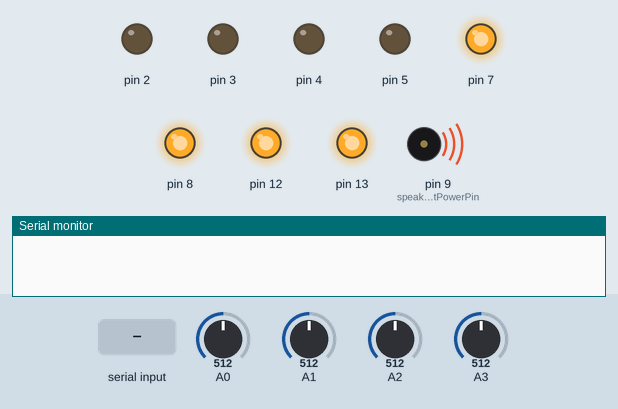
Simulated run of this sketch. Board: Arduino Mega 2560, built with avr-gcc and run on an emulated ATmega2560. On the bench: output pins drawn as LEDs (lit = HIGH), buzzer (waves = sounding, pin HIGH), the last lines printed to the serial monitor. Dashed ring = blinking. The test bench sets the inputs (shaded band); at power-on: A0 = 512, A1 = 512, A2 = 512, A3 = 512. Pins used as bus, display or sensor lines are not drawn.

Above: at 8.7 s.
8.8 s: "vu on" received over Serial
At 10.35 s:
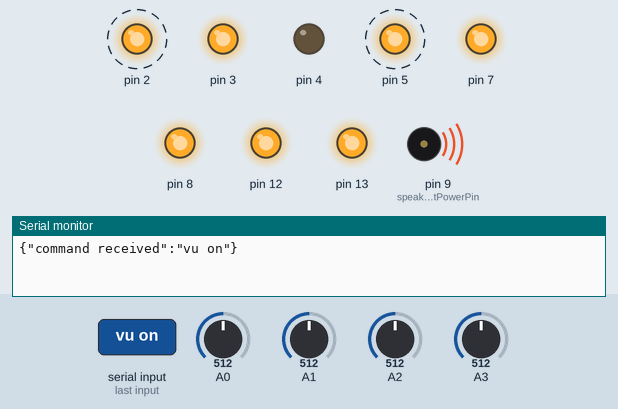
11.8 s: "desk lights on" received over Serial
At 13.7 s:
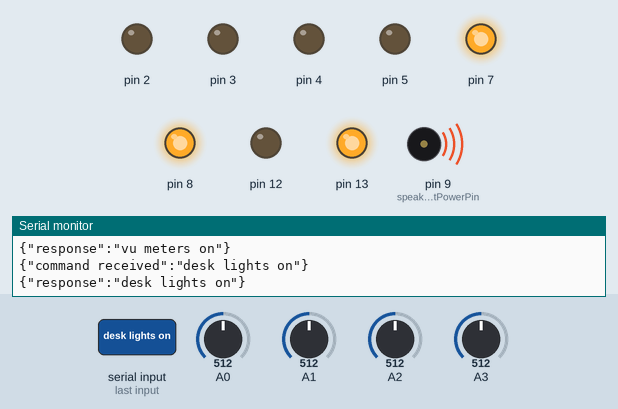
14.8 s: "task lights on" received over Serial
At 16.6 s:
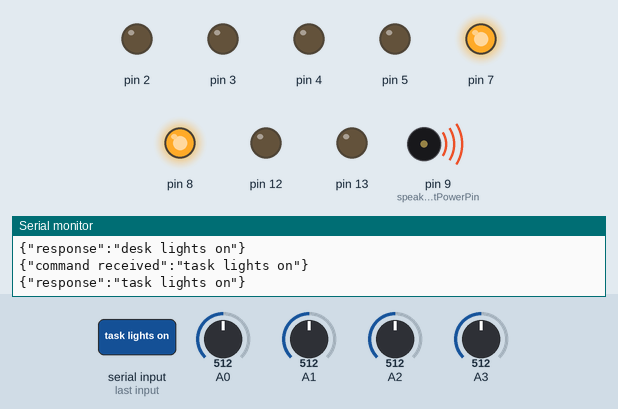
17.3 s: "desk lights off" received over Serial
At 19.5 s:
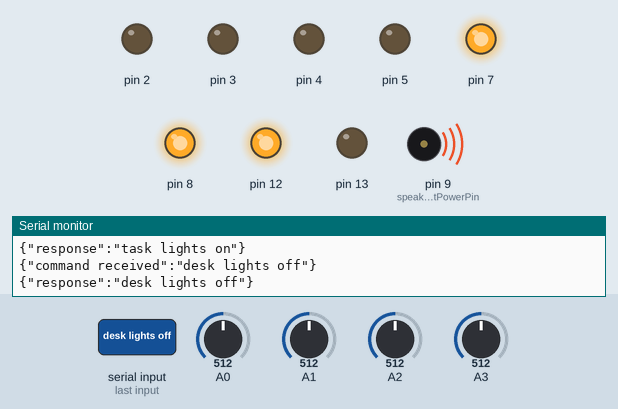
19.8 s: "vu on" received over Serial
At 21.35 s:
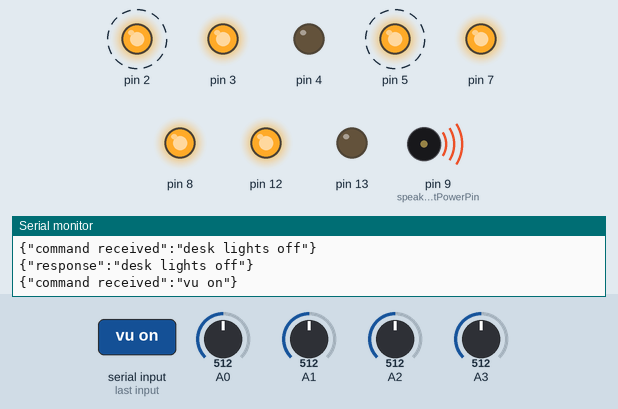
Timing chart, 0 to 24.7 s (numbered marks = the images above; inputs shaded):
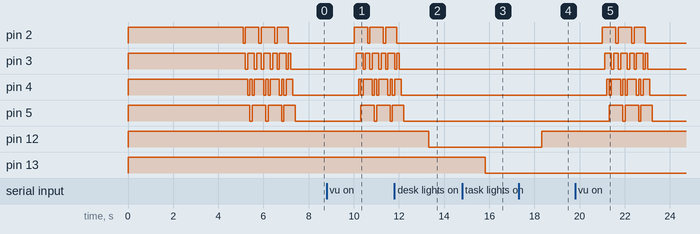

The sketch:

controlDuino.ino
```cpp
/*---------global variables-------------------------------------------------------------*/

  //variables for definining pinds

  int vuOneLight = 2; //HF rig
  int vuTwoLight = 3; //go kit rig
  int vuThreeLight = 4; //shack box
  int vuFourLight = 5; //laptop
  int vuPowerPin = 6; //for overall power to VU meter control boards
  int speakerOutletPowerPin = 9; //this one is switching half of a duplex outlet - the half with the speaker power supply plugged into it.  Note -  as wired, audio power must be on before speaker power can be turned on
  int audioChainPowerPin = 10; //this one is switching AC
  int mainRigPowerPin = 11; //watch your relay specs!! I'm currently using the relay here to control a second high current rated relay
  int deskLight = 12; //desk lights (under montiors)
  int taskLight = 13; //task lights (above monitors)

  //variables for use with serial reading
  String incomingCommand = "";
  bool statusChange = false;

  //variables for VU meter lighting & timing
  int vuOneMaxCycles = 1000; //used to set maxhold light on for iterations of main loop
  int vuOneCycleCount = vuOneMaxCycles;
  double vuOneSenseThreshold = 40; //set level for vuOne where counter tics down
  double vuOneSense = vuOneSenseThreshold + 10; //value of meter deflection

  int vuTwoMaxCycles = 1000; //used to set maxhold light on for iterations of main loop
  int vuTwoCycleCount = vuTwoMaxCycles;
  double vuTwoSenseThreshold = 40; //set level for vuOne where counter tics down
  double vuTwoSense = vuTwoSenseThreshold + 10; //value of meter deflection

  int vuThreeMaxCycles = 1000; //used to set maxhold light on for iterations of main loop
  int vuThreeCycleCount = vuThreeMaxCycles;
  double vuThreeSenseThreshold = 5; //set level for vuOne where counter tics down
  double vuThreeSense = vuThreeSenseThreshold + 10; //value of meter deflection

  int vuFourMaxCycles = 1000; //used to set maxhold light on for iterations of main loop
  int vuFourCycleCount = vuFourMaxCycles;
  double vuFourSenseThreshold = 10; //set level for vuOne where counter tics down
  double vuFourSense = vuFourSenseThreshold + 10; //value of meter deflection

/*--------setup stuff-----------------------------------------------------------------*/
void setup() {

  for (int i = 2; i<=13; i++){
    pinMode(i, OUTPUT);
    digitalWrite(i, HIGH);
  }

  delay(5000); //delay time allows capacitors in meters to discharge if they had been on prior to rebooting card

  powerVuMetersOn();

  Serial.begin(9600);
  Serial.flush();

}

/*--------main loop------------------------------------------------------------------*/
void loop() {

//--check serial for incoming commands--
  if (Serial.available() > 0) {
    // read the incoming byte:
    incomingCommand = Serial.readString();
    incomingCommand.trim();
    statusChange = true;

    // say what you got:
    Serial.println("{\"command received\":\""+incomingCommand+"\"}");
  }

//--actions here based on serial input--
  if(statusChange){
    if(incomingCommand.equals("vu off") ){
      powerVuMetersOff();
      Serial.println("{\"response\":\"vu meters off\"}");
    }
  else if(incomingCommand.equals("vu on") ){
      powerVuMetersOn();
      Serial.println("{\"response\":\"vu meters on\"}");
    }
  else if(incomingCommand.equals("desk lights on") ){
      lightOn(deskLight);
      Serial.println("{\"response\":\"desk lights on\"}");
    }
  else if(incomingCommand.equals("desk lights off") ){
      lightOff(deskLight);
      Serial.println("{\"response\":\"desk lights off\"}");
    }
  else if(incomingCommand.equals("task lights on") ){
      lightOn(taskLight);
      Serial.println("{\"response\":\"task lights on\"}");
    }
  else if(incomingCommand.equals("task lights off") ){
      lightOff(taskLight);
      Serial.println("{\"response\":\"desk lights off\"}");
    }
  else if(incomingCommand.equals("main rig power on") ){
      powerOn(mainRigPowerPin);
      Serial.println("{\"response\":\"main rig on\"}");
    }
  else if(incomingCommand.equals("main rig power off") ){
      powerOff(mainRigPowerPin);
      Serial.println("{\"response\":\"main rig off\"}");
    }
  else if(incomingCommand.equals("audio power on") ){
      powerOn(audioChainPowerPin);
      Serial.println("{\"response\":\"audio power on\"}");
    }
  else if(incomingCommand.equals("audio power off") ){
      powerOff(audioChainPowerPin);
      Serial.println("{\"response\":\"audio power off\"}");
    }
  else if(incomingCommand.equals("speaker power on") ){
      powerOn(speakerOutletPowerPin);
      Serial.println("{\"response\":\"speaker power on\"}");
    }
  else if(incomingCommand.equals("speaker power off") ){
      powerOff(speakerOutletPowerPin);
      Serial.println("{\"response\":\"speaker power off\"}");
    }
  else if(incomingCommand.equals("clickclack") ){
      Serial.println("{\"response\":\"cycling relays\"}");
      clickityclackity();
    }
  else{
      Serial.println("{\"response\":\"unknown command\"}");
  }
  statusChange = false;
  }

//--Read sensors to collect inputs--

  vuOneSense = analogRead(0);
  vuTwoSense = analogRead(1);
  vuThreeSense = analogRead(2);
  vuFourSense = analogRead(3);
  delay(10);

//--actions here based on sensor data--
  vuMeterLighting(vuOneSense, vuOneSenseThreshold, vuOneMaxCycles, vuOneCycleCount, vuOneLight);
  vuMeterLighting(vuTwoSense, vuTwoSenseThreshold, vuTwoMaxCycles, vuTwoCycleCount, vuTwoLight);
  vuMeterLighting(vuThreeSense, vuThreeSenseThreshold, vuThreeMaxCycles, vuThreeCycleCount, vuThreeLight);
  vuMeterLighting(vuFourSense, vuFourSenseThreshold, vuFourMaxCycles, vuFourCycleCount, vuFourLight);

}


/*------functions-------------------------------------------------------------------*/
/*~~~~~~~~~~~~~~~~~~~~~~~~~~~~~~~~~~~~~~~~~~~~~~*/
void powerVuMetersOn(){
  digitalWrite(vuPowerPin, LOW);

  //setting all to max timeout when powering up, for initial hold
  vuOneCycleCount = vuOneMaxCycles;
  vuTwoCycleCount = vuTwoMaxCycles;
  vuThreeCycleCount = vuThreeMaxCycles;
  vuFourCycleCount = vuFourMaxCycles;

  //this is completely unecesary, but its fun to watch the lights blink when powering up
  for (int i = 0; i<3; i++){
    delay(100);
    VuLightOn(vuOneLight);
    delay(100);
    VuLightOff(vuOneLight);
    VuLightOn(vuTwoLight);
    delay(100);
    VuLightOff(vuTwoLight);
    VuLightOn(vuThreeLight);
    delay(100);
    VuLightOff(vuThreeLight);
    VuLightOn(vuFourLight);
    delay(100);
    VuLightOff(vuFourLight);
    VuLightOn(vuThreeLight);
    delay(100);
    VuLightOff(vuThreeLight);
    VuLightOn(vuTwoLight);
    delay(100);
    VuLightOff(vuTwoLight);
  }

  //this is technically all that I really need, to just turn them on in sequence
  VuLightOn(vuOneLight);
  delay(100);
  VuLightOn(vuTwoLight);
  delay(100);
  VuLightOn(vuThreeLight);
  delay(100);
  VuLightOn(vuFourLight);
  delay(100);

}
/*~~~~~~~~~~~~~~~~~~~~~~~~~~~~~~~~~~~~~~~~~~~~~~*/
void powerVuMetersOff(){
  digitalWrite(vuPowerPin, HIGH);
  delay(5000); //it takes about 5 secnods for capicitors in meters to discharge
}
/*~~~~~~~~~~~~~~~~~~~~~~~~~~~~~~~~~~~~~~~~~~~~~~*/
void VuLightOn(int lightPin){
  digitalWrite(lightPin, LOW);
}
/*~~~~~~~~~~~~~~~~~~~~~~~~~~~~~~~~~~~~~~~~~~~~~~*/
void VuLightOff(int lightPin){
  digitalWrite(lightPin, HIGH);
}
/*~~~~~~~~~~~~~~~~~~~~~~~~~~~~~~~~~~~~~~~~~~~~~~*/
void lightOn(int lightPin){
  digitalWrite(lightPin, LOW);
}
/*~~~~~~~~~~~~~~~~~~~~~~~~~~~~~~~~~~~~~~~~~~~~~~*/
void lightOff(int lightPin){
  digitalWrite(lightPin, HIGH);
}
/*~~~~~~~~~~~~~~~~~~~~~~~~~~~~~~~~~~~~~~~~~~~~~~*/
void powerOn(int powerPin){
  digitalWrite(powerPin, LOW);
}
/*~~~~~~~~~~~~~~~~~~~~~~~~~~~~~~~~~~~~~~~~~~~~~~*/
void powerOff(int powerPin){
  digitalWrite(powerPin, HIGH);
}
/*~~~~~~~~~~~~~~~~~~~~~~~~~~~~~~~~~~~~~~~~~~~~~~*/
void clickityclackity(){
  delay(3000);
  for (int i = 2; i<=13; i++){
    digitalWrite(i, LOW);
  delay(500);
  }
  for (int i = 2; i<=13; i++){
    digitalWrite(i, HIGH);
  delay(500);
  }
}
/*~~~~~~~~~~~~~~~~~~~~~~~~~~~~~~~~~~~~~~~~~~~~~~*/
void vuMeterLighting(double vuSense, double vuSenseThreshold, int vuMaxCycles, int& vuCycleCount, int vuLight){

  if(vuSense > vuSenseThreshold){
    vuCycleCount = vuMaxCycles;
    VuLightOn(vuLight);
  }
  if((vuSense < vuSenseThreshold) && (vuCycleCount > 0)){
    vuCycleCount--;
  }
  if(vuCycleCount == 0){
    VuLightOff(vuLight);
  }
}
```

Measured:
- after the input at 8.8 s, pin 2: alternates HIGH for 0.60 s and LOW for 0.10 s, starting after 1.2 s; pin 3: LOW → HIGH after 1.3 s, → LOW 0.30 s later, → HIGH 0.10 s later, → LOW 0.20 s later, … (9 changes in this stretch)
- after the input at 11.8 s, pin 12: HIGH → LOW after 1.5 s
- after the input at 14.8 s, pin 13: HIGH → LOW after 1.0 s
- after the input at 17.3 s, pin 12: LOW → HIGH after 1.0 s
- after the input at 19.8 s, pin 2: alternates HIGH for 0.60 s and LOW for 0.10 s, 6 changes in all, then stays LOW, starting after 1.2 s; pin 3: LOW → HIGH after 1.3 s, then repeats every 0.70 s: LOW 0.10 s, HIGH 0.20 s, LOW 0.10 s, HIGH 0.30 s
